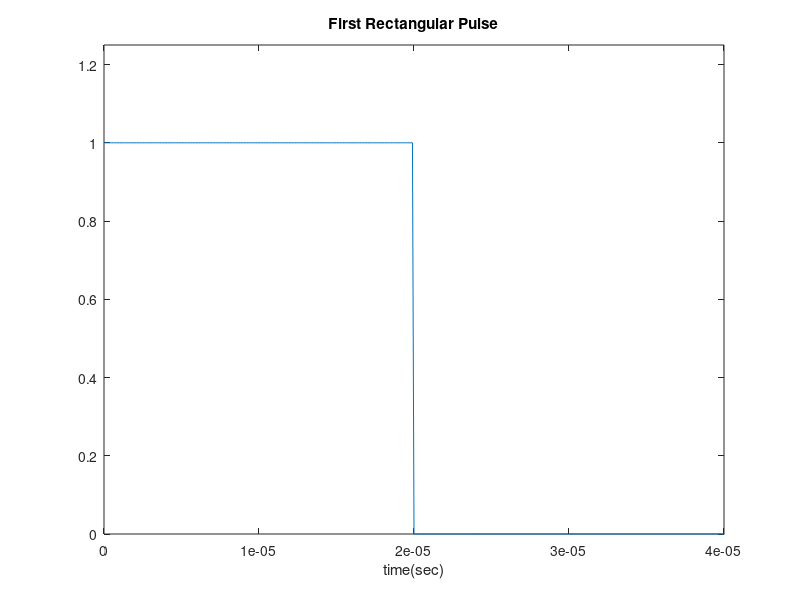
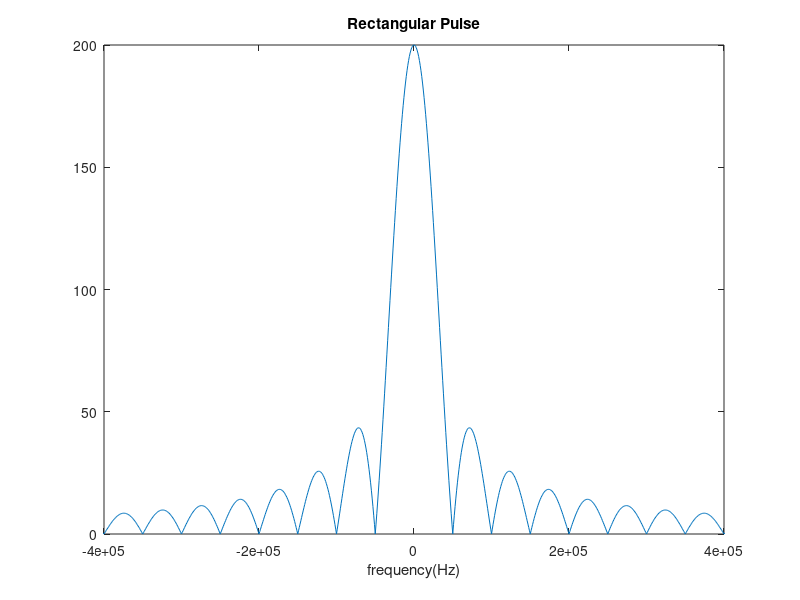
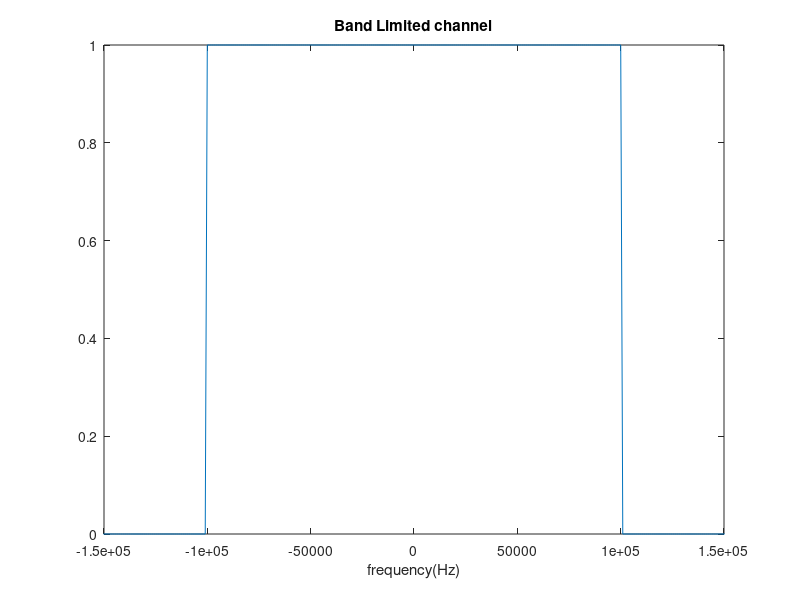
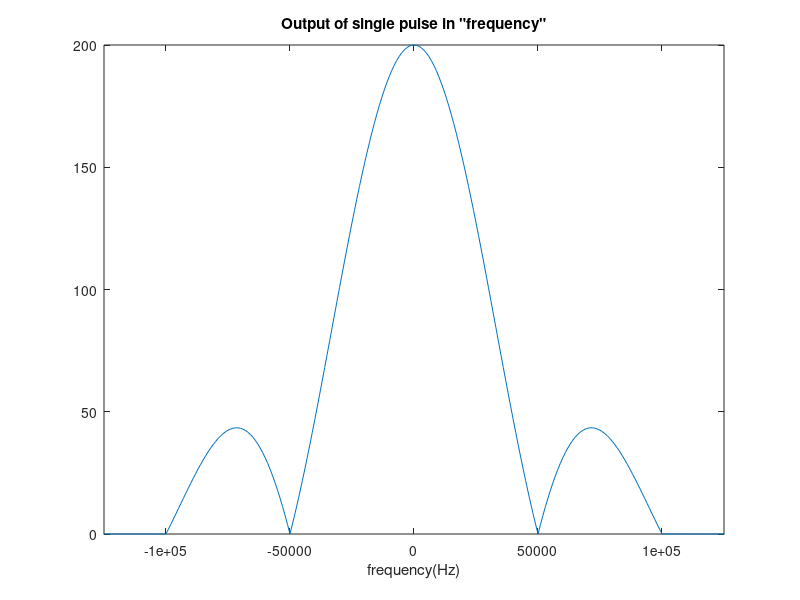

Recreate these plots in MATLAB, in order.
clear all
clc
close all
%Intro to Digital communication Lab 2
%Part 1
%--------------------------------------
%% Basic Parameters
%--------------------------------------
B = 1e5;    %B = bandwidth
T = 2/B;    %Pulse Duration
fs = 1e7;   %Sampling Frequency
Ts = 1/fs;  %Sampling time
N = ((round(T*fs))*50)-1;

%% Section 1
%--------------------------------------
%Generate Pulse Signal

%%%Input Time Domain%%%
bits = ones(1,round(T*fs));
zero = zeros(1,N - length(bits));
sq_pulse1 = [bits zero];
t = (0 : N-1)*Ts;
figure;
plot(t,sq_pulse1)
xlabel('time(sec)')
title('First Rectangular Pulse')
xlim([0 0.4e-4])
ylim([0 1.25])

%%%Input Frequency Domain%%%
sq_pul_f = (fftshift(fft(sq_pulse1)));
f = linspace(-fs/2 , fs/2 , N);
figure;
plot(f,(abs(sq_pul_f)))
xlabel('frequency(Hz)')
title('Rectangular Pulse')
xlim([-4*B 4*B])

%% Section 2
%--------------------------------------
%%%Channel Creation%%%
channel = sq_pul_f;
zeros_p1 = round(N/2) - round(N*(B*Ts));
zeros_p2 = round(N/2) + round(N*(B*Ts));
channel([1:(zeros_p1) (zeros_p2):end])=0;
channel([(zeros_p1):(zeros_p2)]) = 1;
figure;
plot(f,channel)
xlabel('frequency(Hz)')
title('Band Limited channel')
xlim([-1.5*B 1.5*B])

%% Section 3 
%--------------------------------------
%%%Output of the Channel%%%
out1_f = sq_pul_f.*channel;

%%%Output Frequecny Domain%%%
figure;
plot(f,abs(out1_f))
xlabel('frequency(Hz)')
title('Output of single pulse in "frequency"')
xlim([-1.25*B 1.25*B])


%%%Output Time Domain%%%
out1 = ifft(ifftshift(out1_f));
figure;
plot(t,out1)
xlabel('time(sec)')
title('Output of single pulse in "time"')
xlim([0 0.4e-4])

%% Section 4
%-------------------------------------
sq_pulse2 = circshift(sq_pulse1,round(T*fs));
sq_pul_f2 = fftshift(fft(sq_pulse2));
figure;
plot(t,sq_pulse2)
xlabel('frequency(Hz)')
title('Second Rectangular Pulse in "frequency"')
xlim([0 0.4e-4])
figure;
plot(t,sq_pulse1)
hold on
plot(t,sq_pulse2,'r')
xlabel('time(sec)')
title('ISI of two pulses in "time"')
xlim([0 0.8e-4])


%% Section 5
%-------------------------------------
%%%Output Frequecny Domain%%%
out2_f = sq_pul_f2.*channel;
figure;
plot(f,out1_f)
hold on
plot(f,out2_f,'r')
xlabel('frequency(Hz)')
title('ISI of Output  in "frequency"')
xlim([-1.25*B 1.25*B])


%%%Output Time Domain%%%
out2 = ifft(ifftshift(out2_f));
sum_2_pulses = out1 + out2;
figure;
plot(t,out1)
hold on
plot(t,out2,'r')
hold on
plot(t,sum_2_pulses,'-.','color',[0 1 0])
xlabel('time(sec)')
title('ISI of Output in "time"')
xlim([0 1e-4])

%% Section 6
%-------------------------------------
%No ISI (Cancellation)

t=linspace(-8e-4,8e-4,1000);
x1=sinc((5e3)*t);
figure;plot(t,x1);
title('Sinc Function Generation');
xlabel('time(sec)');
grid on
x2=sinc((5e3)*(t-2e-4));
hold on;plot(t,x2,'r');

%% Section 7
%-------------------------------------
N= 5;
Deltas = randi([0 1],1,N); %random sequence of deltas
R=0;
Pulses = repelem(Deltas,100); %Forming Pulses of BW = 100 
Noised= awgn(Pulses,10);
figure;
plot(Noised);title('Pulse shape with AWGN');grid on
counter=1;
for X=50:100:N*100  
    if Noised(X) > 0.5 
        R(counter)=1;
    elseif Noised(X) < 0.5
        R(counter)=0;
    end
    counter=counter+1;
end
error = numel(find(R ~= Deltas));
BER = error/N;
